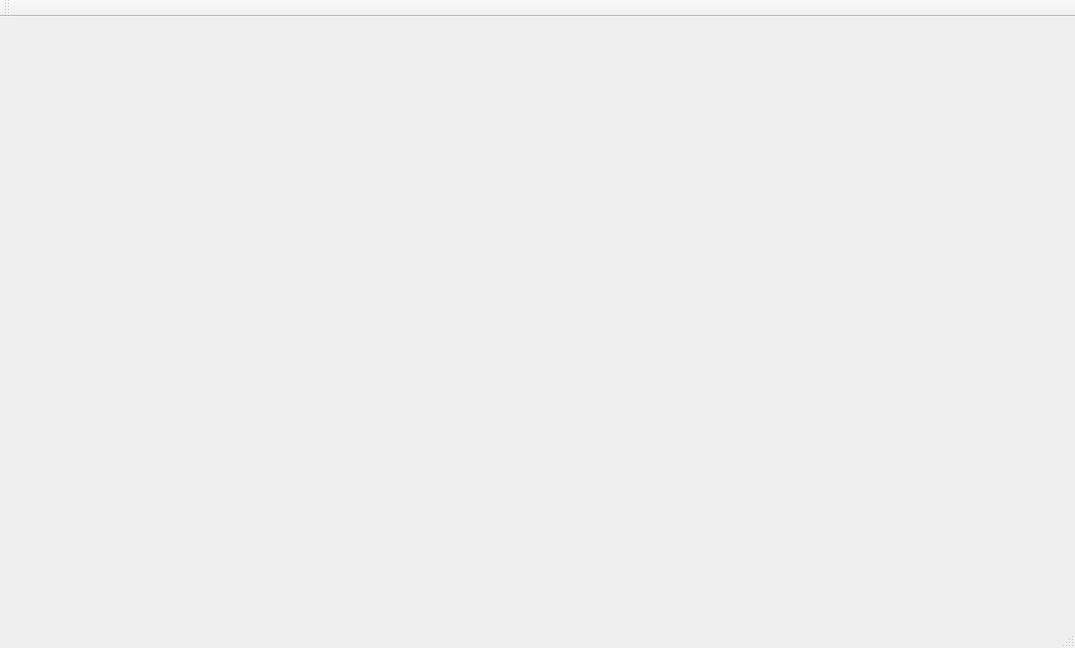
<?xml version="1.0" encoding="UTF-8"?>
<ui version="4.0">
 <class>MainWindow</class>
 <widget class="QMainWindow" name="MainWindow">
  <property name="geometry">
   <rect>
    <x>0</x>
    <y>0</y>
    <width>1075</width>
    <height>648</height>
   </rect>
  </property>
  <property name="windowTitle">
   <string>MainWindow</string>
  </property>
  <widget class="QWidget" name="centralWidget">
   <widget class="Okno" name="widget" native="true">
    <property name="geometry">
     <rect>
      <x>20</x>
      <y>10</y>
      <width>1031</width>
      <height>581</height>
     </rect>
    </property>
   </widget>
  </widget>
  <widget class="QMenuBar" name="menuBar">
   <property name="geometry">
    <rect>
     <x>0</x>
     <y>0</y>
     <width>1075</width>
     <height>21</height>
    </rect>
   </property>
  </widget>
  <widget class="QToolBar" name="mainToolBar">
   <attribute name="toolBarArea">
    <enum>TopToolBarArea</enum>
   </attribute>
   <attribute name="toolBarBreak">
    <bool>false</bool>
   </attribute>
  </widget>
  <widget class="QStatusBar" name="statusBar"/>
 </widget>
 <layoutdefault spacing="6" margin="11"/>
 <customwidgets>
  <customwidget>
   <class>Okno</class>
   <extends>QWidget</extends>
   <header>okno.h</header>
   <container>1</container>
  </customwidget>
 </customwidgets>
 <resources/>
 <connections/>
</ui>
